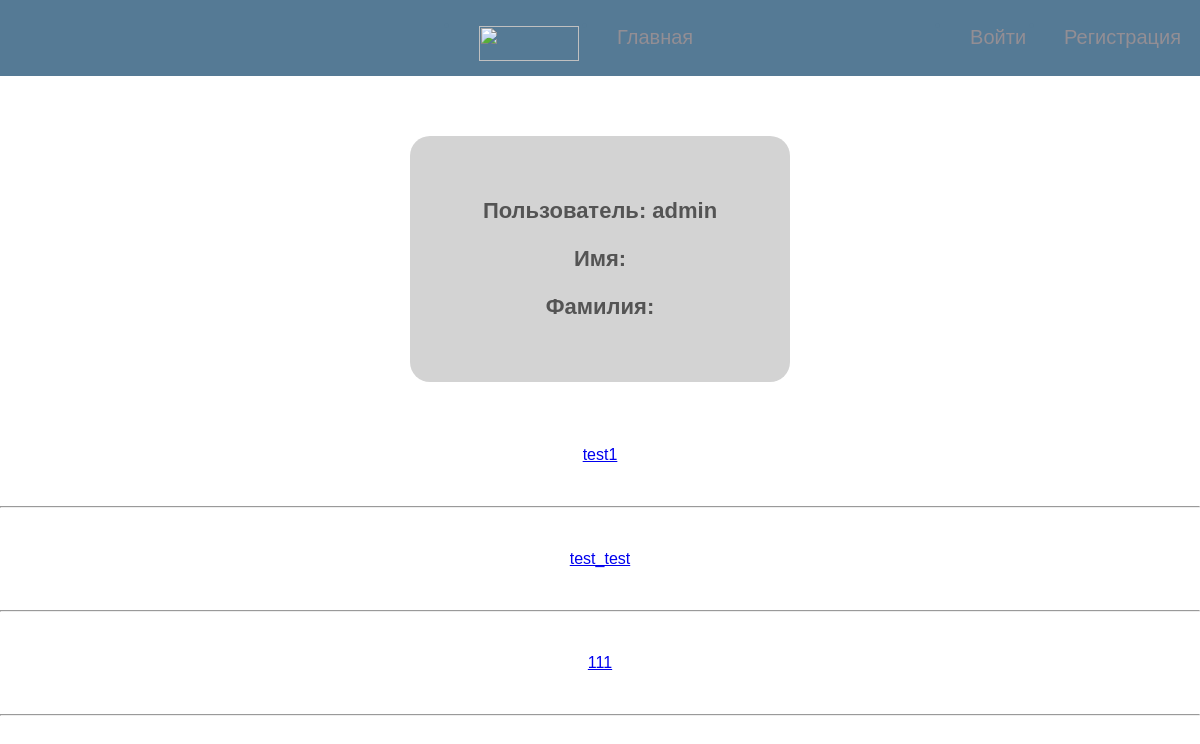
/auth/profile/1/, run on an earlier commit of the app's database.
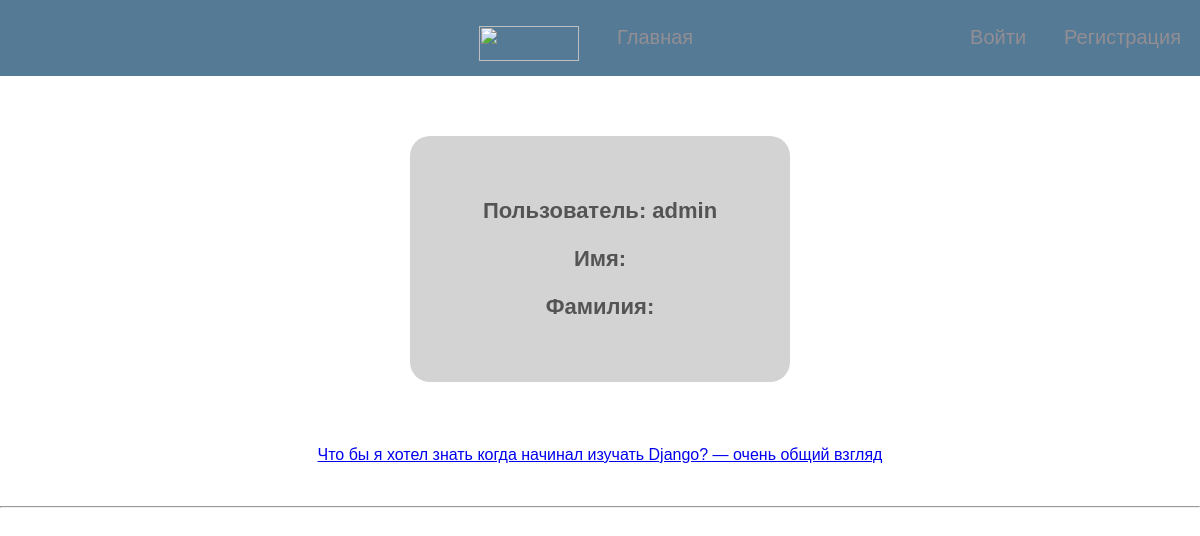
And on a later commit of the database.
### mainapp/models.py (models this page shows, shortened)
class Post(models.Model):
    name = models.CharField(verbose_name='Название', max_length=256)
    text = models.TextField(verbose_name='Текст')
    img = models.ImageField(verbose_name='Картинка', upload_to="post_img", blank=True)
    time = models.TimeField(verbose_name='Время добавления/обновления', auto_now=True, auto_now_add=False)
    user = models.ForeignKey(get_user_model(), on_delete=models.CASCADE, verbose_name='Пользователь')
    is_active = models.BooleanField(verbose_name='Активный', default=True)
    def __str__(self):
        return self.name

### authapp/views.py (the view)
# urls.py: path("profile/<int:pk>/", views.UsersProfile.as_view(), name="users_profile"),
class UsersProfile(DetailView):
    model = get_user_model()
    template_name = 'authapp/user_profile.html'

### authapp/templates/authapp/user_profile.html
{% extends "mainapp/root.html"%}
{% load static %}
{% block content %}
    {% include "mainapp/includes/inc__menu.html" %}
    <div class="auth">
        <form>
            <h1><p>Пользователь: {{ object.username }}</p></h1>
            <h1><p>Имя: {{ object.first_name }}</p></h1>
            <h1><p>Фамилия: {{ object.last_name }}</p></h1>
        </form>
        {% for post in object.post_set.all %}
                <cntr><a href="{% url 'mainapp:post' pk=post.pk %}"><p>{{ post }}</p></a></cntr>
                <hr>
            {% endfor %}
    </div>
{% endblock %}

### mainapp/templates/mainapp/root.html (shortened to what this page needs)
{% load static %}
<!DOCTYPE html>
<html lang="en">
<head>
    <link href="{% static 'styles/auth.css' %}" rel="stylesheet">
    <link href="{% static 'styles/menu.css' %}" rel="stylesheet">
</head>
<body>
    <div class="content">
        {% block content %}
        {% endblock %}
    </div>
</body>
</html>

### mainapp/templates/mainapp/includes/inc__menu.html
{% load static %}
<div class = "menu">
    <ul>
        <li><a><img src="{% static 'img/logo.png' %}" width="100" height="35"></a></li>
        <li><a href="{% url 'mainapp:post_list' %}">Главная</a></li>
        {% if request.user.is_authenticated %}
            <li><a href="{% url 'authapp:profile' %}">{{ request.user.username }}</a></li>
            <li><a href="{% url 'mainapp:post_create' %}">Создать пост</a></li>
            <li class="right"><a href="{% url 'authapp:logout' %}">Выйти</a></li>
        {% else %}
            <li class="right"><a href="{% url 'authapp:registration' %}">Регистрация</a></li>
            <li class="right"><a href="{% url 'authapp:login' %}">Войти</a></li>
        {% endif %}
    </ul>
</div>

### static/styles/auth.css (style rules this page uses)
form { width: 300px; margin: 60px auto 30px; padding: 40px; position: relative; background: lightgray; border-radius: 20px 20px; font-family: Arial, sans-serif; color: #4f4f4f; }
h1 { font-size: 22px; text-align: center; color: #545454; font-family: Lucida Sans Unicode, sans-serif; }
cntr { text-align: center; position: center; margin: 50px; }

### static/styles/menu.css (style rules this page uses)
body { margin: 0; font-family: Lucida Sans Unicode, sans-serif; text-decoration: none; }
.menu { overflow: hidden; background-color: #557A95; }
.menu ul { margin-left: 35%; }
.menu li { float: left; color: #557A95; }
.menu a { float: left; color: #938E94; text-align: center; text-decoration: none; font-size: 20px; padding: 10px 19px; }
.menu li.right { float: right; text-align: right; }

What changed in the data, as far as the page shows it:
removed Post: name "test1"
removed Post: name "test_test"
removed Post: name "111"
added Post: name "Что бы я хотел знать когда начинал изучать Django? — очень общий взгляд"
